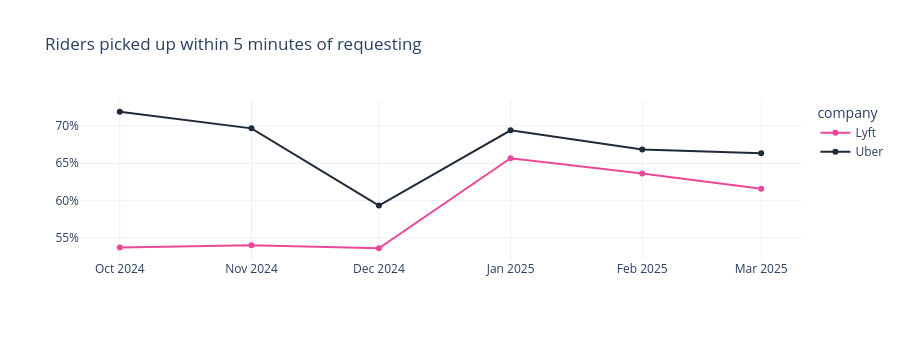

The notebook cell saved with this chart:
### Markdown cell above
## Service quality

### Code cell
px.line(monthly, x="month", y="pickup_within_5min_rate", color="company", markers=True,
        color_discrete_map=COLORS, template=TEMPLATE, height=340,
        title="Riders picked up within 5 minutes of requesting",
        labels={"pickup_within_5min_rate": "", "month": ""}).update_yaxes(tickformat=".0%").show()

### Figure 1 — Plotly figure (JSON) as saved in the notebook; plotly's stock layout.template omitted (floating-point values rounded to 4 significant figures)
{"data": [{"hovertemplate": "company=Lyft<br>=%{y}<extra></extra>", "legendgroup": "Lyft", "line": {"color": "#ec4899", "dash": "solid"}, "marker": {"symbol": "circle"}, "mode": "lines+markers", "name": "Lyft", "orientation": "v", "showlegend": true, "type": "scatter", "x": ["2024-10-01", "2024-11-01", "2024-12-01", "2025-01-01", "2025-02-01", "2025-03-01"], "xaxis": "x", "y": [0.5373, 0.5402, 0.5363, 0.6567, 0.6362, 0.616], "yaxis": "y"}, {"hovertemplate": "company=Uber<br>=%{y}<extra></extra>", "legendgroup": "Uber", "line": {"color": "#1f2937", "dash": "solid"}, "marker": {"symbol": "circle"}, "mode": "lines+markers", "name": "Uber", "orientation": "v", "showlegend": true, "type": "scatter", "x": ["2024-10-01", "2024-11-01", "2024-12-01", "2025-01-01", "2025-02-01", "2025-03-01"], "xaxis": "x", "y": [0.7189, 0.6967, 0.5935, 0.6941, 0.6685, 0.6634], "yaxis": "y"}], "layout": {"height": 340, "legend": {"title": {"text": "company"}, "tracegroupgap": 0}, "title": {"text": "Riders picked up within 5 minutes of requesting"}, "xaxis": {"anchor": "y", "domain": [0, 1], "title": {"text": ""}}, "yaxis": {"anchor": "x", "domain": [0, 1], "tickformat": ".0%", "title": {"text": ""}}}}
